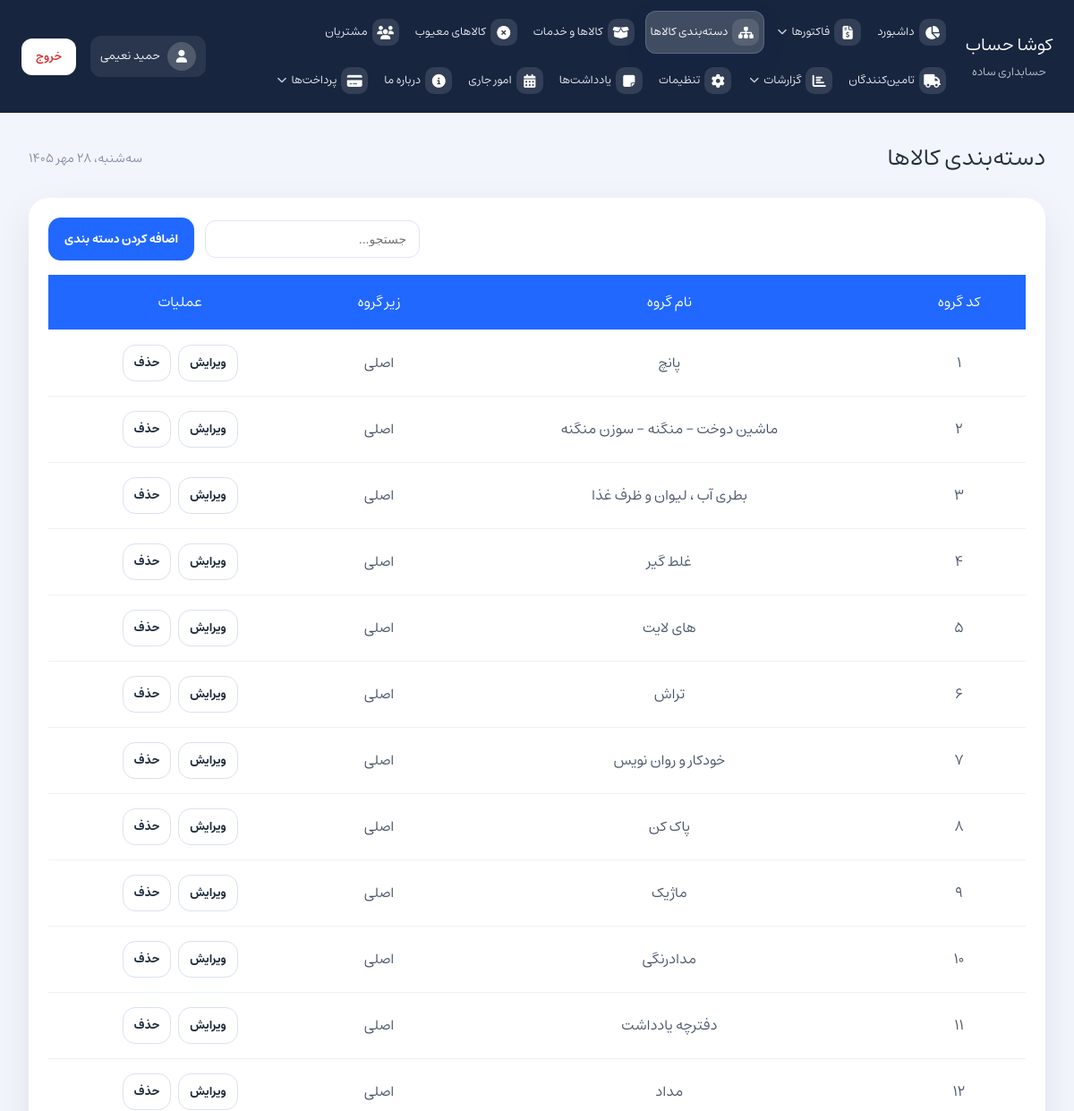
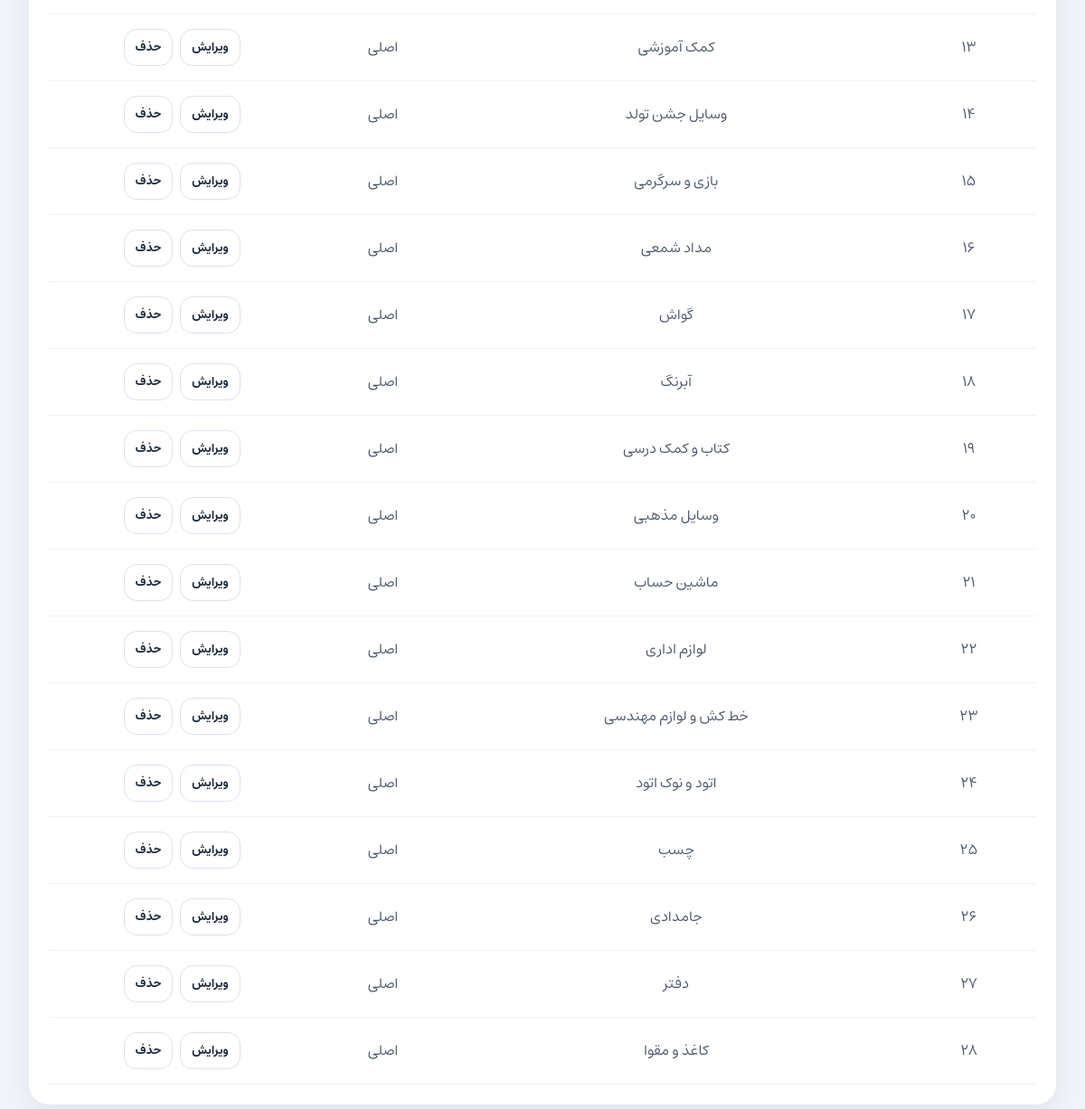
The app's page /?page=product-categories (signed in) with its own data (2 pictures, top to bottom).
### tables this page shows
CREATE TABLE `users` (
  `id` int unsigned NOT NULL AUTO_INCREMENT,
  `username` varchar(64) NOT NULL,
  `first_name` varchar(120) NOT NULL DEFAULT '',
  `last_name` varchar(120) NOT NULL DEFAULT '',
  `password_hash` varchar(255) NOT NULL,
  `avatar_path` varchar(255) DEFAULT NULL,
  `is_active` tinyint(1) NOT NULL DEFAULT '1',
  `created_at` timestamp NOT NULL DEFAULT CURRENT_TIMESTAMP,
  `updated_at` timestamp NOT NULL DEFAULT CURRENT_TIMESTAMP ON UPDATE CURRENT_TIMESTAMP,
  PRIMARY KEY (`id`),
  UNIQUE KEY `uq_users_username` (`username`),
  KEY `idx_users_active` (`is_active`)
);

CREATE TABLE `product_categories` (
  `id` int NOT NULL AUTO_INCREMENT,
  `code` varchar(50) NOT NULL,
  `name` varchar(150) NOT NULL,
  `parent_id` int DEFAULT NULL,
  `created_at` timestamp NULL DEFAULT CURRENT_TIMESTAMP,
  PRIMARY KEY (`id`),
  UNIQUE KEY `code` (`code`),
  KEY `parent_id` (`parent_id`),
  CONSTRAINT `product_categories_ibfk_1` FOREIGN KEY (`parent_id`) REFERENCES `product_categories` (`id`) ON DELETE SET NULL
);

### assets/php/auth/auth_users.php (called while the page is built, shortened)
<?php
function auth_user_by_id(int $id, ?mysqli $db = null): ?array
{
    $db = $db ?? $GLOBALS['mysqli'];
    $stmt = $db->prepare('SELECT * FROM users WHERE id = ? LIMIT 1');
    $stmt->bind_param('i', $id);
    $stmt->execute();
    $res = $stmt->get_result();
    $row = $res ? $res->fetch_assoc() : null;
    return is_array($row) ? $row : null;
}

### assets/php/auth.php (called while the page is built, shortened)
<?php
require_once __DIR__ . '/auth/auth_users.php';
function auth_user_id(): ?int
{
    $id = $_SESSION['auth_user_id'] ?? null;
    $int = filter_var($id, FILTER_VALIDATE_INT);
    if ($int !== false && $int > 0) {
        return (int) $int;
    }
    return null;
}
function current_user(): ?array
{
    $id = auth_user_id();
    return auth_user_by_id($id);
}

### assets/php/jdf.php (called while the page is built, shortened)
<?php
function jdate($format, $timestamp = null)
{
    if ($timestamp === null) {
        $timestamp = time();
    }
    $date = getdate($timestamp);
    list($jy, $jm, $jd) = gregorian_to_jalali($date['year'], $date['mon'], $date['mday']);
    $weekdayNames = [
        'یکشنبه',
        'دوشنبه',
        'سه‌شنبه',
        'چهارشنبه',
        'پنجشنبه',
        'جمعه',
        'شنبه'
    ];
    $monthNames = [
        1 => 'فروردین',
        2 => 'اردیبهشت',
        3 => 'خرداد',
        4 => 'تیر',
        5 => 'مرداد',
        6 => 'شهریور',
        7 => 'مهر',
        8 => 'آبان',
        9 => 'آذر',
        10 => 'دی',
        11 => 'بهمن',
        12 => 'اسفند'
    ];
    $weekday = $date['wday'];
    $formatted = '';
    $len = strlen($format);
    for ($i = 0; $i < $len; $i++) {
        $char = $format[$i];
        switch ($char) {
            case 'l':
                $formatted .= $weekdayNames[$weekday];
                break;
            case 'j':
                $formatted .= convertToPersianNumber($jd);
                break;
            case 'F':
                $formatted .= $monthNames[$jm];
                break;
            case 'Y':
                $formatted .= convertToPersianNumber($jy);
                break;
            default:
                $formatted .= $char;
                break;
        }
    }
    return $formatted;
}
function convertToPersianNumber($number)
{
    $persian = ['۰', '۱', '۲', '۳', '۴', '۵', '۶', '۷', '۸', '۹'];
    return str_replace(range(0, 9), $persian, (string)$number);
}
function gregorian_to_jalali($g_y, $g_m, $g_d)
{
    $gy = $g_y - 1600;
    $gm = $g_m - 1;
    $gd = $g_d - 1;
    $g_day_no = 365 * $gy + (int)(($gy + 3) / 4) - (int)(($gy + 99) / 100) + (int)(($gy + 399) / 400);
    for ($i = 0; $i < $gm; ++$i) {
        $g_day_no += [31, 28, 31, 30, 31, 30, 31, 31, 30, 31, 30, 31][$i];
    }
    $g_day_no += $gd;
    $j_day_no = $g_day_no - 79;
    $j_np = (int)($j_day_no / 12053);
    $j_day_no %= 12053;
    $jy = 979 + 33 * $j_np + 4 * (int)($j_day_no / 1461);
    $j_day_no %= 1461;
    if ($j_day_no >= 366) {
        $jy += (int)(($j_day_no - 1) / 365);
        $j_day_no = ($j_day_no - 1) % 365;
    }
    for ($i = 0; $i < 11 && $j_day_no >= ([31, 31, 31, 31, 31, 31, 30, 30, 30, 30, 30, 29][$i]); ++$i) {
        $j_day_no -= ([31, 31, 31, 31, 31, 31, 30, 30, 30, 30, 30, 29][$i]);
    }
    $jm = $i + 1;
    $jd = $j_day_no + 1;
    return [$jy, $jm, $jd];
}

### pages/product-categories.php (the view, shortened to what this page needs)
<?php
require_once __DIR__ . '/../assets/php/db.php';
$categories = [];
$result = $mysqli->query('SELECT * FROM product_categories ORDER BY parent_id IS NULL DESC, parent_id, CAST(code AS UNSIGNED)');
if ($result) {
    while ($row = $result->fetch_assoc()) {
        $categories[] = $row;
    }
}
function buildCategoryTree(array $items): array
{
    $tree = [];
    $children = [];
    foreach ($items as $item) {
        if ($item['parent_id'] === null) {
            $tree[$item['id']] = $item;
            $tree[$item['id']]['children'] = [];
        } else {
            $children[$item['parent_id']][] = $item;
        }
    }
    return array_values($tree);
}
function printCategoryRows(array $nodes, int $level = 0): void
{
    foreach ($nodes as $node) {
        $indent = $level > 0 ? 'padding-right: ' . ($level * 18) . 'px;' : '';
        $parentName = $node['parent_name'] ?? 'اصلی';
        echo '<tr class="category-row" data-id="' . $node['id'] . '" data-code="' . htmlspecialchars($node['code'], ENT_QUOTES, 'UTF-8') . '" data-name="' . htmlspecialchars($node['name'], ENT_QUOTES, 'UTF-8') . '" data-parent-id="' . ($node['parent_id'] !== null ? htmlspecialchars($node['parent_id'], ENT_QUOTES, 'UTF-8') : '') . '" data-level="' . $level . '">';
        echo '<td>' . htmlspecialchars($node['code']) . '</td>';
        echo '<td><span class="tree-label" style="' . $indent . '">' . htmlspecialchars($node['name']) . '</span></td>';
        echo '<td>' . htmlspecialchars($parentName) . '</td>';
        echo '<td class="action-buttons-row"><button type="button" class="button-secondary small category-row-edit">ویرایش</button> <button type="button" class="button-secondary small category-row-delete">حذف</button></td>';
        echo '</tr>';
    }
}
$tree = buildCategoryTree($categories);
?>
<div class="card category-page">
    <div class="page-actions">
        <button class="button" id="openCategoryModal">اضافه کردن دسته بندی</button>
        <div class="filter-panel">
            <input type="search" id="categorySearch" placeholder="جستجو...">
        </div>
    </div>
    <div class="table-wrapper">
        <table class="action-table" id="categoriesTable">
            <thead>
                <tr>
                    <th>کد گروه</th>
                    <th>نام گروه</th>
                    <th>زیر گروه</th>
                    <th>عملیات</th>
                </tr>
            </thead>
            <tbody>
                <?php if (count($categories) === 0): ?>
                    <tr>
                        <td colspan="3" class="empty-state">دسته‌بندی‌ای یافت نشد</td>
                    </tr>
                <?php else: ?>
                    <?php printCategoryRows($tree); ?>
                <?php endif; ?>
            </tbody>
        </table>
    </div>
</div>

### index.php (shortened to what this page needs)
<?php
$pages = [
    'dashboard' => 'داشبورد',
    'factors' => 'فاکتورها',
    'purchase-invoice' => 'فاکتور خرید',
    'sales-return' => 'برگشت فروش',
    'product-categories' => 'دسته‌بندی کالاها',
    'goods-and-services' => 'کالاها و خدمات',
    'defective-goods' => 'کالاهای معیوب',
    'customers' => 'مشتریان',
    'suppliers' => 'تامین‌کنندگان',
    'report-inventory' => 'گزارش موجودی کالاها',
    'report-customer-debt' => 'گزارش بدهی مشتریان',
    'report-supplier-debt' => 'گزارش بدهی به تامین‌کنندگان',
	'report-sold-items-detail' => 'ریز کالاهای فروخته شده',
    'settings' => 'تنظیمات',
    'notes' => 'یادداشت‌ها',
    'current-affairs' => 'امور جاری',
    'about-us' => 'درباره ما',
    'payment-forms' => 'فرم‌های پرداخت',
    'payment-transactions' => 'تراکنش‌ها',
    'payment-sms-settings' => 'تنظیمات پیامک',
    'payment-zarinpal-settings' => 'تنظیمات زرین‌پال',
    'account' => 'حساب کاربری',
];
$page = $_GET['page'] ?? 'dashboard';
?>
<!DOCTYPE html>
<html lang="fa" dir="rtl">
<head>
    <link rel="stylesheet" href="assets/css/fontawesome.css">
    <link rel="stylesheet" href="assets/css/style.css">
    <link rel="stylesheet" href="assets/css/kamadatepicker.css">
</head>
<body id="<?php echo $page; ?>">
    <?php
    require_once __DIR__ . '/assets/php/jdf.php';
    $shamsiDate = jdate('l، j F Y');
    $navIcons = [
        'dashboard' => 'fa-chart-pie',
        'factors' => 'fa-file-invoice-dollar',
        'purchase-invoice' => 'fa-cart-plus',
        'sales-return' => 'fa-undo',
        'product-categories' => 'fa-sitemap',
        'goods-and-services' => 'fa-box-open',
        'defective-goods' => 'fa-times-circle',
        'customers' => 'fa-users',
        'suppliers' => 'fa-truck',
        'report-inventory' => 'fa-boxes-stacked',
        'report-customer-debt' => 'fa-user-clock',
        'report-supplier-debt' => 'fa-truck-field',
		'report-sold-items-detail' => 'fa-list-alt',
        'settings' => 'fa-cog',
        'notes' => 'fa-sticky-note',
        'current-affairs' => 'fa-calendar-days',
        'about-us' => 'fa-info-circle',
        'payment-forms' => 'fa-credit-card',
        'payment-transactions' => 'fa-receipt',
        'payment-sms-settings' => 'fa-sms',
        'payment-zarinpal-settings' => 'fa-coins',
        'account' => 'fa-user-gear',
    ];
    ?>
    <?php
    $authUser = current_user();
    $authDisplayName = 'کاربر';
    $authAvatarPath = '';
    if ($authUser !== null) {
        $authDisplayName = trim((string) $authUser['first_name'] . ' ' . (string) $authUser['last_name']);
        $authAvatarPath = (string) ($authUser['avatar_path'] ?? '');
    }
    ?>
    <div class="app-shell">
        <aside class="sidebar">
            <div class="brand-panel">
                <div class="brand-title">کوشا حساب</div>
                <div class="brand-subtitle">حسابداری ساده</div>
            </div>
            <nav class="main-nav">
                <?php
                $factorsChildren = ['factors', 'purchase-invoice', 'sales-return'];
                $reportsChildren = ['report-inventory', 'report-customer-debt', 'report-supplier-debt'];
                foreach ($pages as $key => $label):
                    if (in_array($key, ['purchase-invoice', 'sales-return', 'report-customer-debt', 'report-supplier-debt', 'report-sold-items-detail', 'payment-transactions', 'payment-sms-settings', 'payment-zarinpal-settings', 'account'], true)) {
							continue;
						}
                    $iconClass = $navIcons[$key] ?? 'fa-circle';
                ?>
                    <?php if ($key === 'payment-forms'): ?>
                        <?php $paymentActive = in_array($page, ['payment-forms', 'payment-transactions', 'payment-sms-settings', 'payment-zarinpal-settings'], true); ?>
                        <div class="nav-dropdown<?php echo $paymentActive ? ' open' : ''; ?>">
                            <a href="?page=payment-forms" class="nav-link nav-dropdown-toggle<?php echo $paymentActive ? ' active' : ''; ?>">
                                <span class="nav-icon"><i class="fas fa-credit-card"></i></span>
                                <span class="nav-text">پرداخت‌ها</span>
                                <span class="nav-caret"><i class="fas fa-chevron-down"></i></span>
                            </a>
                        </div>
                    <?php elseif ($key === 'factors'): ?>
                        <?php $factorsActive = in_array($page, $factorsChildren, true); ?>
                        <div class="nav-dropdown<?php echo $factorsActive ? ' open' : ''; ?>">
                            <a href="?page=factors" class="nav-link nav-dropdown-toggle<?php echo $factorsActive ? ' active' : ''; ?>">
                                <span class="nav-icon"><i class="fas fa-file-invoice-dollar"></i></span>
                                <span class="nav-text">فاکتورها</span>
                                <span class="nav-caret"><i class="fas fa-chevron-down"></i></span>
                            </a>
                        </div>
                    <?php elseif ($key === 'report-inventory'): ?>
                        <?php $reportsActive = in_array($page, $reportsChildren, true); ?>
                        <div class="nav-dropdown<?php echo $reportsActive ? ' open' : ''; ?>">
                            <a href="?page=report-inventory" class="nav-link nav-dropdown-toggle<?php echo $reportsActive ? ' active' : ''; ?>">
                                <span class="nav-icon"><i class="fas fa-chart-bar"></i></span>
                                <span class="nav-text">گزارشات</span>
                                <span class="nav-caret"><i class="fas fa-chevron-down"></i></span>
                            </a>
                        </div>
                    <?php else: ?>
                        <a href="?page=<?php echo $key; ?>" class="nav-link<?php echo $page === $key ? ' active' : ''; ?>">
                            <span class="nav-icon"><i class="fas <?php echo $iconClass; ?>"></i></span>
                            <span class="nav-text"><?php echo $label; ?></span>
                        </a>
                    <?php endif; ?>
                <?php endforeach; ?>
            </nav>
			<a href="?page=account" class="user-chip<?php echo $page === 'account' ? ' active' : ''; ?>" title="حساب کاربری">
			    <span class="user-chip-avatar" aria-hidden="true">
			        <?php if ($authAvatarPath !== ''): ?>
			            <img src="<?php echo htmlspecialchars($authAvatarPath, ENT_QUOTES, 'UTF-8'); ?>" alt="">
			        <?php else: ?>
			            <i class="fas fa-user"></i>
			        <?php endif; ?>
			    </span>
			    <span class="user-chip-name"><?php echo htmlspecialchars($authDisplayName, ENT_QUOTES, 'UTF-8'); ?></span>
			</a>
			<form method="post" action="logout.php" class="logout-form">
			    <button type="submit" class="logout-button">خروج</button>
			</form>
        </aside>
        <main class="main-content">
            <header class="page-header">
                <div>
                    <h1><?php echo $pages[$page]; ?></h1>
                </div>
                <div class="page-meta"><?php echo $shamsiDate; ?></div>
            </header>
            <section class="page-body">
                <?php include __DIR__ . '/pages/' . $page . '.php'; ?>
            </section>
        </main>
    </div>
</body>
</html>

### records on screen
users: authDisplayName "حمید نعیمی"
product_categories: code "1", name "پانچ", parentName "اصلی"
product_categories: code "2", name "ماشین دوخت - منگنه - سوزن منگنه", parentName "اصلی"
product_categories: code "3", name "بطری آب ، لیوان و ظرف غذا", parentName "اصلی"
product_categories: code "4", name "غلط گیر", parentName "اصلی"
product_categories: code "5", name "های لایت", parentName "اصلی"
product_categories: code "6", name "تراش", parentName "اصلی"
product_categories: code "7", name "خودکار و روان نویس", parentName "اصلی"
product_categories: code "8", name "پاک کن", parentName "اصلی"
product_categories: code "9", name "ماژیک", parentName "اصلی"
product_categories: code "10", name "مدادرنگی", parentName "اصلی"
product_categories: code "11", name "دفترچه یادداشت", parentName "اصلی"
product_categories: code "12", name "مداد", parentName "اصلی"
product_categories: code "13", name "کمک آموزشی", parentName "اصلی"
product_categories: code "14", name "وسایل جشن تولد", parentName "اصلی"
product_categories: code "15", name "بازی و سرگرمی", parentName "اصلی"
product_categories: code "16", name "مداد شمعی", parentName "اصلی"
product_categories: code "17", name "گواش", parentName "اصلی"
product_categories: code "18", name "آبرنگ", parentName "اصلی"
product_categories: code "19", name "کتاب و کمک درسی", parentName "اصلی"
product_categories: code "20", name "وسایل مذهبی", parentName "اصلی"
product_categories: code "21", name "ماشین حساب", parentName "اصلی"
product_categories: code "22", name "لوازم اداری", parentName "اصلی"
product_categories: code "23", name "خط کش و لوازم مهندسی", parentName "اصلی"
product_categories: code "24", name "اتود و نوک اتود", parentName "اصلی"
product_categories: code "25", name "چسب", parentName "اصلی"
product_categories: code "26", name "جامدادی", parentName "اصلی"
product_categories: code "27", name "دفتر", parentName "اصلی"
product_categories: code "28", name "کاغذ و مقوا", parentName "اصلی"

### other values on screen
$label "داشبورد"
$label "دسته‌بندی کالاها"
$label "کالاها و خدمات"
$label "کالاهای معیوب"
$label "مشتریان"
$label "تامین‌کنندگان"
$label "تنظیمات"
$label "یادداشت‌ها"
$label "امور جاری"
$label "درباره ما"
$pages[$page] "دسته‌بندی کالاها"
$shamsiDate "سه‌شنبه، ۲۸ مهر ۱۴۰۵"
